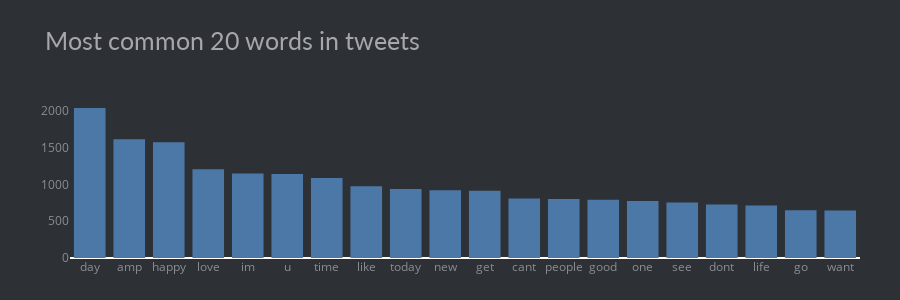

Source (notebook cell):
### Code cell
fig = px.histogram(dff[:20], x='Word', y='Frequency', height=300, 
                   title='Most common 20 words in tweets', color_discrete_sequence=px.colors.qualitative.T10)
fig.update_yaxes(showgrid=False),
fig.update_xaxes(categoryorder='total descending')
fig.update_traces(hovertemplate=None)
fig.update_layout(margin=dict(t=100, b=0, l=70, r=40),
                        hovermode="x unified",
                        xaxis_tickangle=360,
                        xaxis_title=' ', yaxis_title=" ",
                        plot_bgcolor='#2d3035', paper_bgcolor='#2d3035',
                        title_font=dict(size=25, color='#a5a7ab', family="Lato, sans-serif"),
                        font=dict(color='#8a8d93'),
                          )
fig.show()

### Figure 1 — Plotly figure (JSON) as saved in the notebook; plotly's stock layout.template omitted (floating-point values rounded to 4 significant figures)
{"data": [{"alignmentgroup": "True", "bingroup": "x", "histfunc": "sum", "legendgroup": "", "marker": {"color": "#4C78A8", "pattern": {"shape": ""}}, "name": "", "offsetgroup": "", "orientation": "v", "showlegend": false, "type": "histogram", "x": ["day", "amp", "happy", "love", "im", "u", "time", "like", "today", "new", "get", "cant", "people", "good", "one", "see", "dont", "life", "go", "want"], "xaxis": "x", "y": [2042, 1615, 1576, 1206, 1149, 1142, 1087, 977, 939, 921, 916, 811, 804, 792, 775, 754, 729, 713, 649, 647], "yaxis": "y"}], "layout": {"barmode": "relative", "font": {"color": "#8a8d93"}, "height": 300, "hovermode": "x unified", "legend": {"tracegroupgap": 0}, "margin": {"b": 0, "l": 70, "r": 40, "t": 100}, "paper_bgcolor": "#2d3035", "plot_bgcolor": "#2d3035", "title": {"font": {"color": "#a5a7ab", "family": "Lato, sans-serif", "size": 25}, "text": "Most common 20 words in tweets"}, "xaxis": {"anchor": "y", "categoryorder": "total descending", "domain": [0, 1], "tickangle": 0, "title": {"text": " "}}, "yaxis": {"anchor": "x", "domain": [0, 1], "showgrid": false, "title": {"text": " "}}}}
